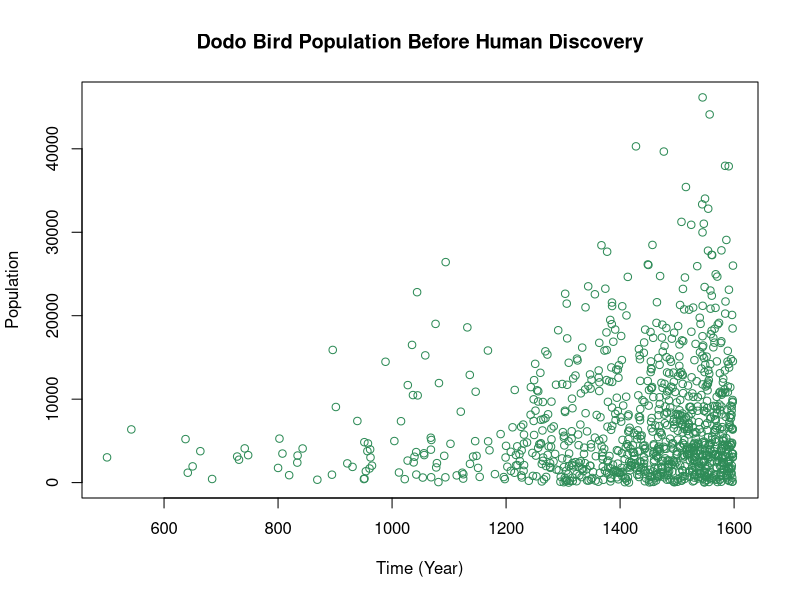
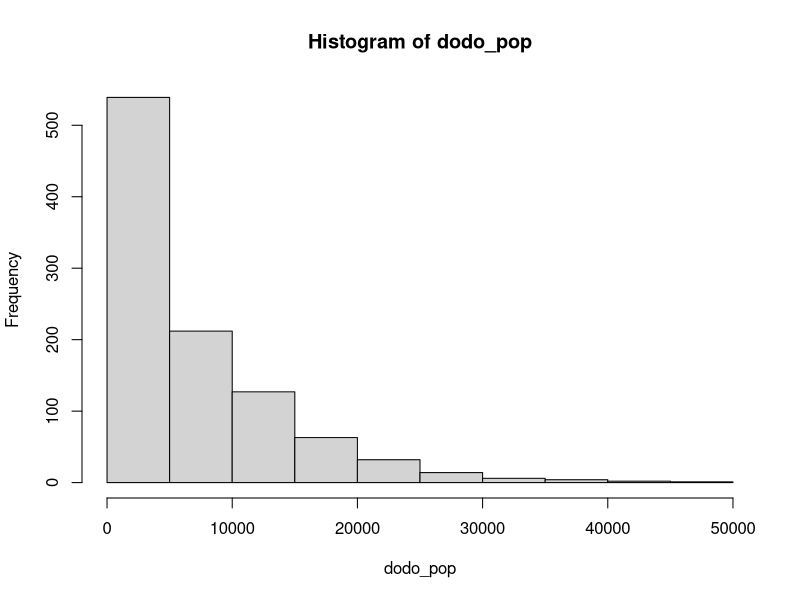
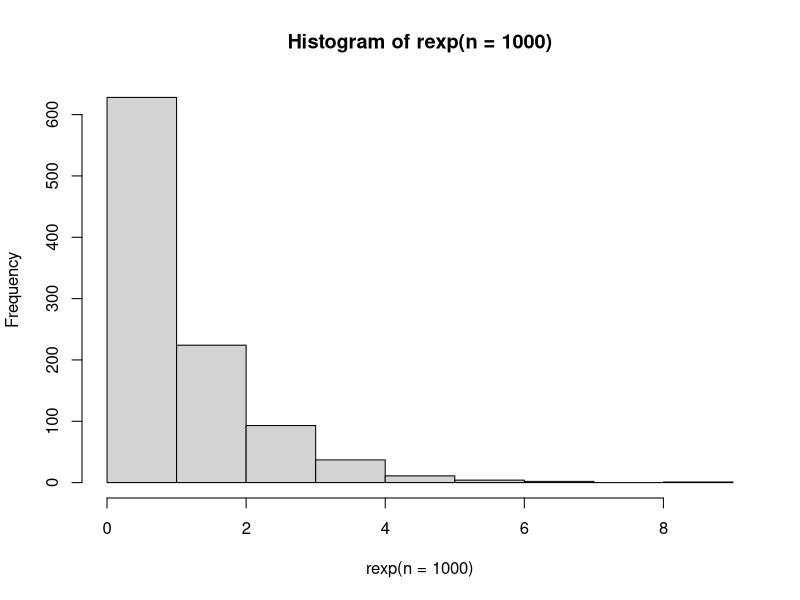

Reproduce these figures in R, in order.
## ---- chunk 1
knitr::opts_chunk$set(echo = TRUE)
## ---- chunk 2


ran <- (range(500,1598)) #year range before Dodo bird discovery in 1598
data <- rexp(1000,0.01) 
sdata <- data[order(-data)]
timeline <- (500 - 1598) * (sdata - min(sdata)) / (max(sdata) - min(sdata)) + 1598 

detFunc <- function(x,a,b){ #defining a linear deterministic function
  return(a + b*x)
}

neg.inv.link <- function(p){ #specifying inverse link function for an exponential distribution
  return(-p ** -1)
}


dodo_pop <- rexp(n= 1000, rate = -neg.inv.link(detFunc(timeline,-10,5))) #simulating response variable (dodo bird population)

plot(dodo_pop ~ timeline, xlab = "Time (Year)", ylab = "Population", 
     main = "Dodo Bird Population Before Human Discovery", col = "seagreen")

hist(dodo_pop)

hist(rexp(n =1000))

dodo_population <- data.frame("predictor" = timeline, "response" = dodo_pop)

write.csv(dodo_population, file = "C:\\Users\\jenna\\OneDrive\\Documents\\IBIO 830\\dodo_population.csv", row.names = FALSE)
